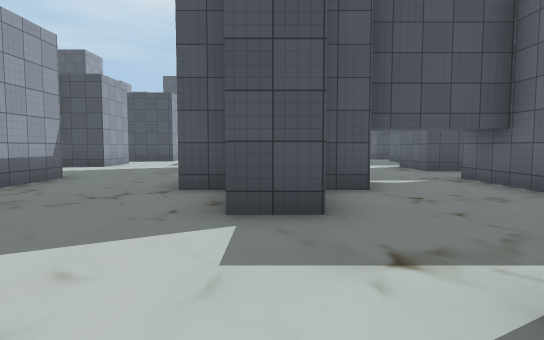
view 1 (above)

24 first-person views from a walk through a 3-D level made in the Unity game engine. The camera is 1.4 m above the floor, tilts 4° down and sees 75° across. The floor is counted in squares, 2 m on a side. Each view is taken from the middle of a square. On the plan, view 1 faces up. The plan holds only what a view shows up to about 11 squares ahead; the rest is blank. The place goes on beyond the plan. Some surface patterns are stand-ins.

view 2
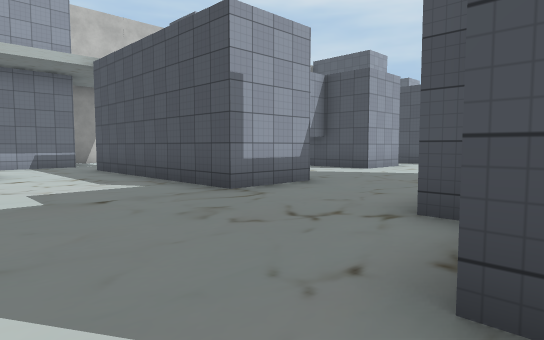

view 3
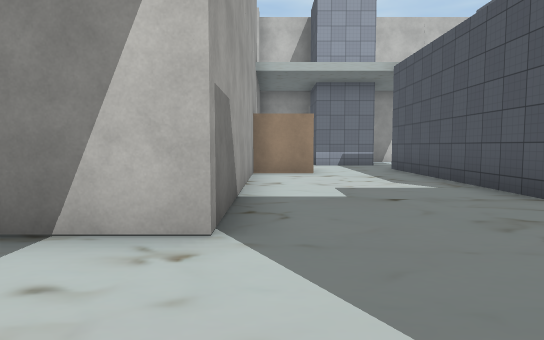

view 4
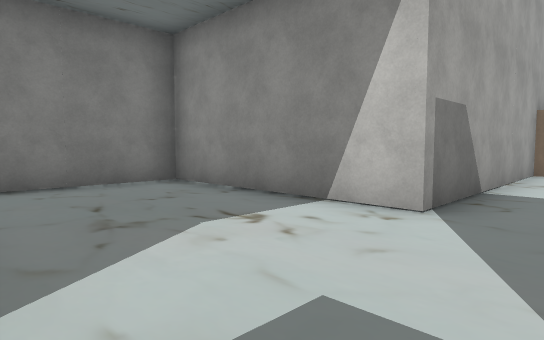

view 5
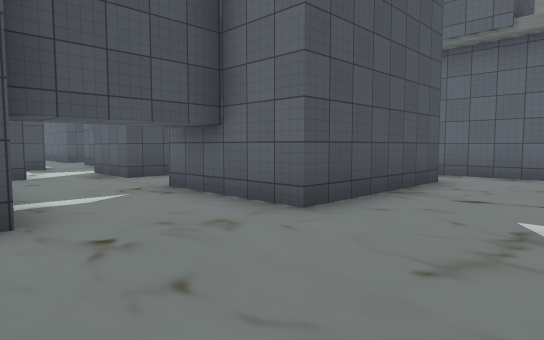

view 6
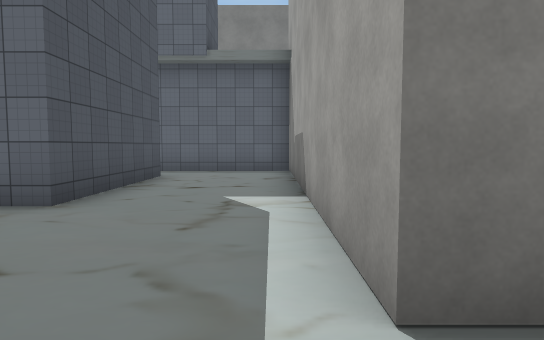

view 7
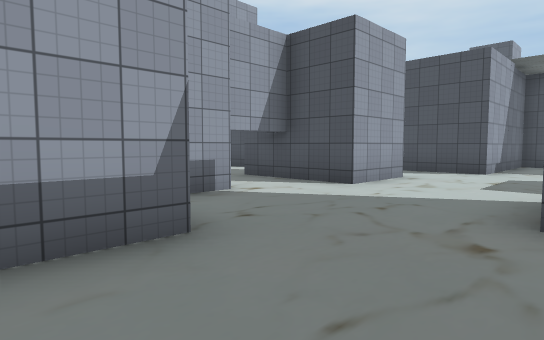

view 8
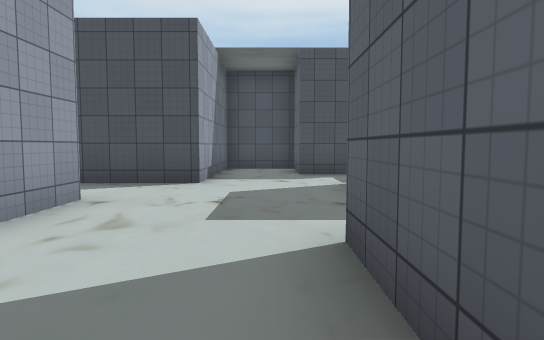

view 9
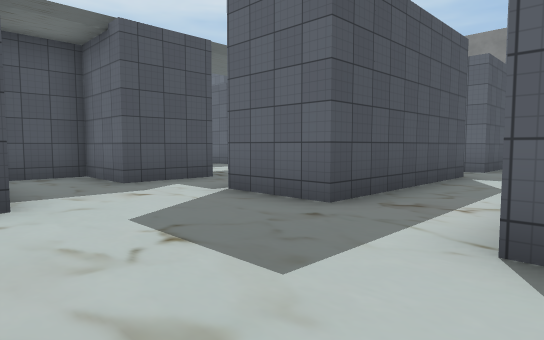

view 10
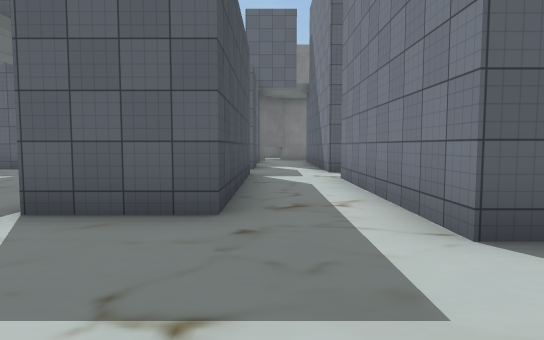

view 11
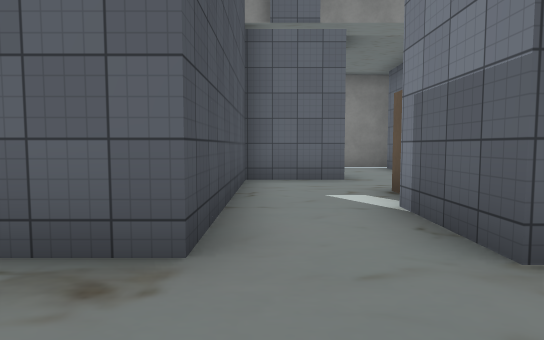

view 12
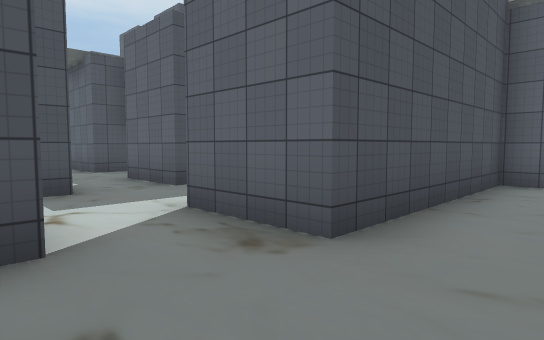

view 13
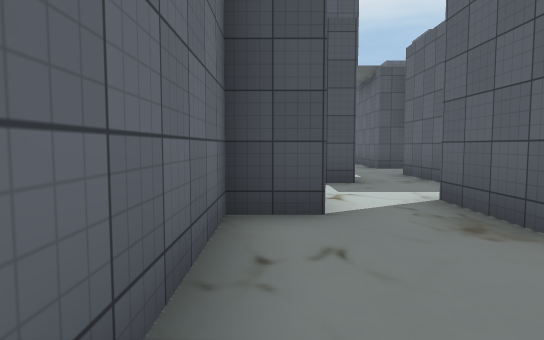

view 14
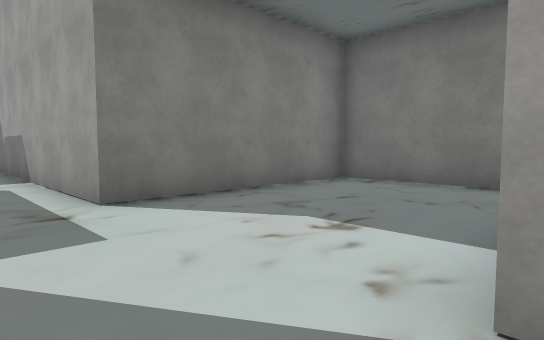

view 15
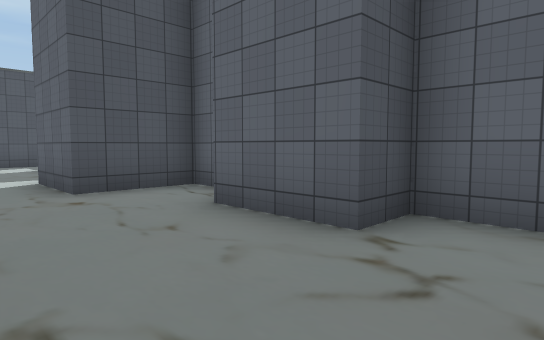

view 16
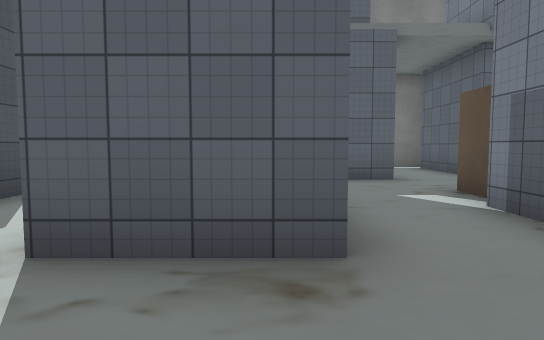

view 17
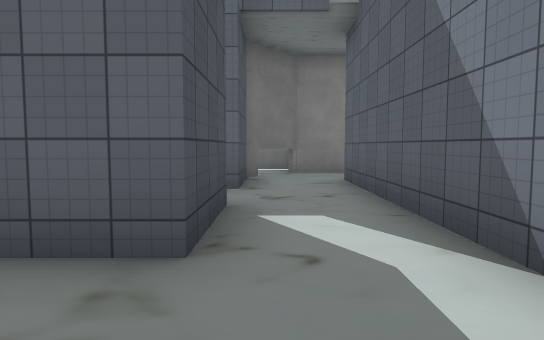

view 18
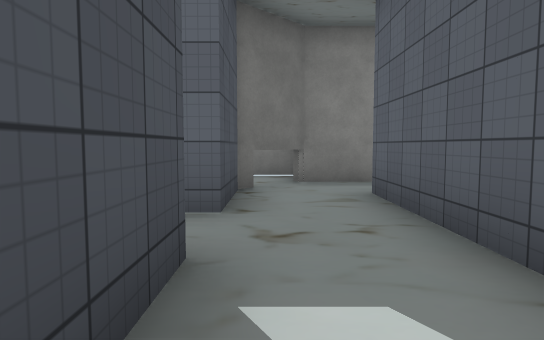

view 19
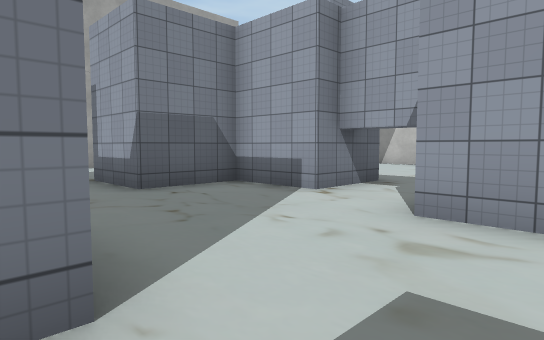

view 20
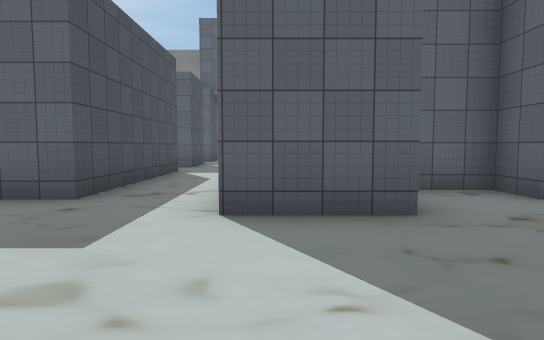

view 21
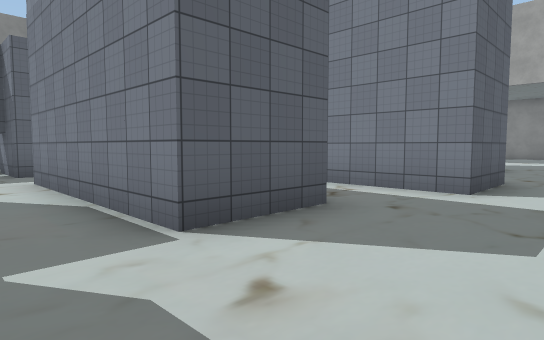

view 22
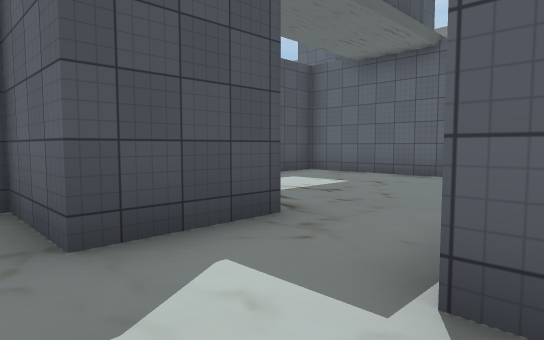

view 23
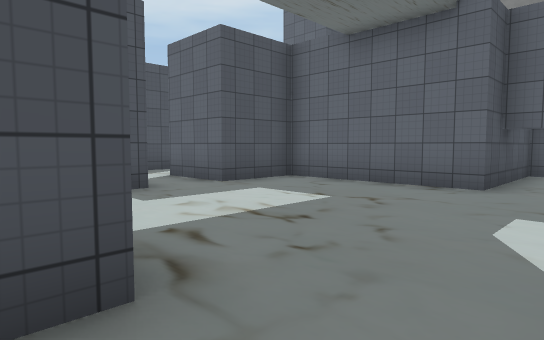

view 24
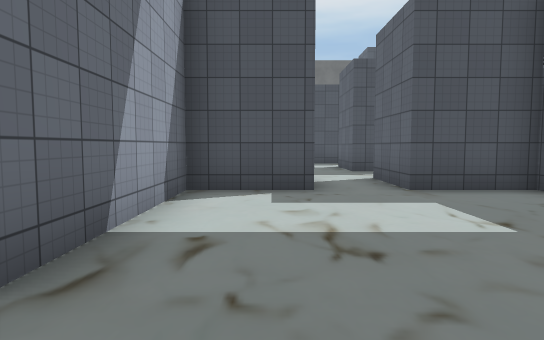

### Floor plan
Ten units are one square. View 1 is at (0, 0); x grows to the right and y downward. Boxes are objects, and circles mark ways between rooms. Rooms are numbered by the first view taken in them; rooms with no view inside come last. Other rooms are left out.
<svg viewBox="-100 -230 221 269">
<path fill="none" stroke="#000" d="M-5 -44 -5 -55 -15 -55 -15 -75 -5 -75 -5 -95 -25 -95 -25 -115 26 -115M-65 -95 -65 -75 -45 -75 -45 -55 -85 -55M6 -35 -5 -35M-55 -136 -55 -115 -65 -115M42 -115 75 -115M36 -135 -15 -135 -15 -155 -5 -155M-88 -31 -88 -15 -27 -15 -27 34 13 34 13 -15M-3 -175 -25 -175 -25 -195 -45 -195 -45 -155M72 -135 52 -135 52 -155M81 -45 42 -45 42 -75 61 -75M66 -72 75 -72M16 -55 8 -55M13 -15 94 -15M97 -15 97 -51M92 -75 92 -95 42 -95 42 -115M26 -105 15 -105 15 -75M52 -155 71 -155M18 -215 -3 -215 -3 -175M-5 -155 36 -155M76 -175 52 -175 52 -215 32 -215M75 -115 102 -115M116 -124 105 -135 87 -135M116 -110 116 -124"/>
<circle cx="35" cy="-120" r="3" fill="#2a7"/>
<circle cx="5" cy="-25" r="3" fill="#2a7"/>
<circle cx="-10" cy="-165" r="3" fill="#2a7"/>
<circle cx="45" cy="-145" r="3" fill="#2a7"/>
<circle cx="65" cy="-125" r="3" fill="#2a7"/>
<circle cx="95" cy="-120" r="3" fill="#2a7"/>
<text x="-20" y="-80">1</text>
<text x="50" y="-40">2</text>
<text x="30" y="-180">3</text>
<text x="90" y="-130">4</text>
<text x="110" y="-120">5</text>
</svg>
Room 1 opens to room 2. Room 1 opens to room 3. Room 1 opens to room 4. Room 4 opens to room 5.

Where each view was taken, in squares from view 1:
view 1: 0 up, 0 right, facing up
view 2: 2 up, 0 right, facing up-left
view 3: 2 up, 0 right, facing left
view 4: 3 up, 1 right, facing down-left
view 5: 2 up, 1 right, facing up-right
view 6: 2 up, 0 right, facing right
view 7: 6 up, 2 left, facing up-left
view 8: 9 up, 3 left, facing up
view 9: 11 up, 5 left, facing up-right
view 10: 13 up, 5 left, facing right
view 11: 9 up, 2 right, facing right
view 12: 8 up, 2 right, facing up-right
view 13: 7 up, 2 right, facing up
view 14: 3 up, 3 left, facing down-right
view 15: 4 up, 4 left, facing up-right
view 16: 10 up, 2 right, facing right
view 17: 13 up, 3 right, facing right
view 18: 13 up, 5 right, facing right
view 19: 13 up, 2 left, facing down-left
view 20: 11 up, 6 left, facing right
view 21: 17 up, 4 left, facing down-right
view 22: 15 up, 3 left, facing up-right
view 23: 16 up, 1 left, facing up-right
view 24: 16 up, 1 right, facing up
